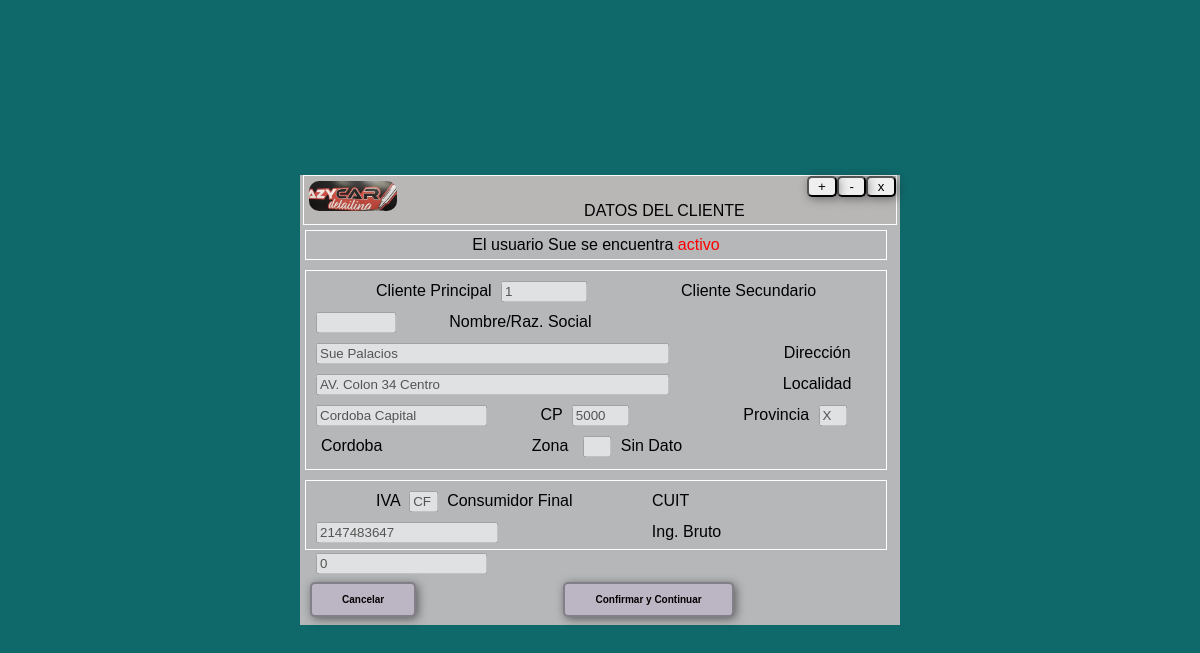
The page /datoscliente.php?ID_USER=1 (signed in) on the database its author committed.
### tables this page shows
CREATE TABLE IF NOT EXISTS `usuarios` (
  `Id` int(11) NOT NULL AUTO_INCREMENT,
  `Nombre` varchar(50) NOT NULL,
  `Apellido` varchar(50) NOT NULL,
  `Dni` int(11) NOT NULL,
  `Direccion` varchar(100) NOT NULL,
  `Cp` int(11) NOT NULL,
  `Email` varchar(50) NOT NULL,
  `Telefono` int(10) NOT NULL,
  `Cuit` int(11) DEFAULT NULL,
  `IngresoBruto` int(100) NOT NULL,
  `Clave` varchar(50) NOT NULL,
  `IdNivel` int(11) NOT NULL,
  `IdProvincia` int(11) NOT NULL,
  `IdLocalidad` int(11) NOT NULL,
  `IdIva` int(11) NOT NULL,
  `FechaCarga` date NOT NULL,
  `Sexo` varchar(1) NOT NULL,
  `Imagen` varchar(100) DEFAULT NULL,
  `Activo` tinyint(1) DEFAULT NULL,
  PRIMARY KEY (`Id`)
);

CREATE TABLE IF NOT EXISTS `localidades` (
  `Id` int(11) NOT NULL AUTO_INCREMENT,
  `Descripcion` varchar(50) NOT NULL,
  PRIMARY KEY (`Id`)
);

CREATE TABLE IF NOT EXISTS `provincia` (
  `Id` int(11) NOT NULL AUTO_INCREMENT,
  `Denominacion` varchar(200) NOT NULL,
  `Codigo` varchar(11) NOT NULL,
  PRIMARY KEY (`Id`)
);

CREATE TABLE IF NOT EXISTS `iva` (
  `Id` int(11) NOT NULL AUTO_INCREMENT,
  `Denominacion` varchar(50) NOT NULL,
  `CodigoIva` varchar(11) NOT NULL,
  PRIMARY KEY (`Id`)
);

### funciones/selectusuario.php (called while the page is built, shortened)
<?php
function EncontrarUsuario($vIDUsuario, $vConexion){
    $Usuario=array();
    $SQL="SELECT U.*, N.Id as Id_Nivel, N.Denominacion as Nivel, L.Id as Id_Localidad, L.Descripcion as Localidad,
     P.Id as Id_Provincia, P.Codigo as CodigoProvincia, P.Denominacion as Provincia,
     I.CodigoIva as CodigoIva, I.Denominacion as Iva, I.Id as Id_Iva
     FROM usuarios U, niveles N, localidades L, provincia P, iva I
     WHERE U.Id = $vIDUsuario
     AND U.IdNivel=N.Id
     AND U.IdIva=I.Id
     AND U.IdProvincia=P.Id
     AND U.IdLocalidad=L.Id";
    $rs = mysqli_query($vConexion, $SQL);
    $data = mysqli_fetch_array($rs) ;
    if (!empty($data)) {
        $Usuario['NOMBRE']             = $data['Nombre'];
        $Usuario['APELLIDO']           = $data['Apellido'];
        $Usuario['DOMICILIO']          = $data['Direccion'];
        $Usuario['NIVEL']              = $data['Nivel'];
        $Usuario['LOCALIDAD']          = $data['Localidad'];
        $Usuario['CODIGO_PROVINCIA']   = $data['CodigoProvincia'];
        $Usuario['NOMBRE_PROVINCIA']   = $data['Provincia'];
        $Usuario['CP']                 = $data['Cp'];
        $Usuario['ID_LOCALIDAD']       = $data['Id_Localidad'];
        $Usuario['IVA']                = $data['Iva'];
        $Usuario['CODIGO_IVA']         = $data['CodigoIva'];
        $Usuario['CUIT']               = $data['Cuit'];
        $Usuario['INGBRUTO']           = $data['IngresoBruto'];
        $Usuario['ID']                 = $data['Id'];
        $Usuario['ID_NIVEL']           = $data['Id_Nivel'];
        $Usuario['DNI']                = $data['Dni'];
        $Usuario['IMG']        = $data['Imagen'];
        $Usuario['ACTIVO']     = $data['Activo'];
    }
    return $Usuario;
}
?>

### datoscliente.php (the view, shortened to what this page needs)
<?php
    $MiConexion = ConexionBD();
    require_once 'funciones/selectusuario.php';
    if (!empty($_GET['ID_USER']))
	    $DatosUsuario = EncontrarUsuario($_GET['ID_USER'], $MiConexion);
    else {
        $_SESSION['Mensaje']='Sin datos para mostrar...';
    }
?>
<!DOCTYPE html>
<html lang="es">
<head>
<link rel="stylesheet" href="css/estilodato.css">
</head>
<body>
    <div id="container">
            <header id="header">
                <div id="ventana" class="ventana">
                    <img src="images\logo.jpg" id="logo" alt = "logo">
                    <label>DATOS DEL CLIENTE</label>
                    <button type="button" id="close-button" value="Cerrar" name="cerrar" onClick="cerrar();">x</button>
                    <button type="button" id="minimize-button" value="Minimizar" name="minimizar" onClick="minimiza();">-</button>
                    <button type="button" id="maximize-button" value="Maximizar" name="maximizar" onClick="maximiza();">+</button>
                </div>
            </header>
            <div class="panel panel-<?php
						if (empty($DatosUsuario))
							echo 'default';
						else {
                        echo $DatosUsuario['ACTIVO']==1 ? 'success' : 'warning';
						}?>  ">
						<?php if (!empty($_SESSION['Mensaje'])) { ?>
                        <div class="panel-heading">
                            No se encuentran datos
                        </div>
                        <form class="form">
                <div class="elem-group-dato1">
                    <label class="label1">Cliente Principal</label>
                    <input class="form-control1" type="numero" name="NumeroCliente" id="numerocliente" value="1">
                    <label class="label2">Cliente Secundario</label>
                    <input class="form-control2" type="numero" name="NumeroCliSec" id="numeroclisec" value="">
                    <label class="label3">Nombre/Raz. Social</label>
                    <input class="form-control3" type="text" name="Nombre" id="nombre" value="CONSUMIDOR FINAL">
                    <label class="label4">Direcci&oacute;n</label>
                    <input class="form-control4" type="text" name="Direccion" id="direccion" value="">
                    <label class="label5">Localidad</label>
                    <input class="form-control5" type="text" name="Localidad" id="localidad" value="CORDOBA">
                    <label class="label6">CP</label>
                    <input class="form-control6" type="codigopostal" name="CodigoPostal" id="codigopostal" value="">
                    <label class="label7">Provincia</label>
                    <input class="form-control7" type="provincia" name="Provincia" id="provincia" value="X">
                    <label class="label8">PROVINCIA</label>
                    <label class="label9">Zona</label>
                    <input class="form-control9" type="text" name="Zona" id="zona" value="999">
                    <label class="label0">Sin Dato</label>
                </div>
                <div class="elem-group-dato2">
                    <label class="label11">IVA</label>
                    <input class="form-control11" type="text" name="IVA" id="iva" value="CF">
                    <label class="label12">Consumidor Final</label>
                    <label class="label13">CUIT</label>
                    <input class="form-control13" type="text" name="Cuit" id="cuit" value="">
                    <label class="label14">Ing. Bruto</label>
                    <input class="form-control14" type="text" name="IngresoBruto" id="ingresobruto" value="">
                </div>
						<?php } else { ?>
							<div class="panel-heading">
                              El usuario <?php echo $DatosUsuario['NOMBRE']; ?> se encuentra <span style="color:red;"><?php echo $DatosUsuario['ACTIVO']==1 ? 'activo' : 'inactivo' ; ?></span>
                       		</div>
            </div>
            <form class="form">
                <div class="elem-group-dato1">
                    <label class="label1">Cliente Principal</label>
                    <input class="form-control1" type="numero" name="NumeroCliente" id="numerocliente" disabled readonly value="<?php echo $DatosUsuario['ID'];?>">
                    <label class="label2">Cliente Secundario</label>
                    <input class="form-control2" type="numero" name="NumeroCliSec" id="numeroclisec" disabled readonly value="">
                    <label class="label3">Nombre/Raz. Social</label>
                    <input class="form-control3" type="text" name="Nombre" id="nombre" disabled readonly value="<?php echo $DatosUsuario['NOMBRE'].' '.$DatosUsuario['APELLIDO'];?>">
                    <label class="label4">Direcci&oacute;n</label>
                    <input class="form-control4" type="text" name="Direccion" id="direccion" disabled readonly value="<?php echo $DatosUsuario['DOMICILIO'];?>">
                    <label class="label5">Localidad</label>
                    <input class="form-control5" type="text" name="Localidad" id="localidad" disabled readonly value="<?php echo $DatosUsuario['LOCALIDAD'];?>">
                    <label class="label6">CP</label>
                    <input class="form-control6" type="codigopostal" name="CodigoPostal" id="codigopostal" disabled readonly value="<?php echo $DatosUsuario['CP'];?>">
                    <label class="label7">Provincia</label>
                    <input class="form-control7" type="provincia" name="Provincia" id="provincia" disabled readonly value="<?php echo $DatosUsuario['CODIGO_PROVINCIA'];?>">
                    <label class="label8"><?php echo $DatosUsuario['NOMBRE_PROVINCIA'];?></label>
                    <label class="label9">Zona</label>
                    <input class="form-control9" type="text" name="Zona" id="zona" disabled>
                    <label class="label0">Sin Dato</label>
                </div>
                <div class="elem-group-dato2">
                    <label class="label11">IVA</label>
                    <input class="form-control11" type="text" name="IVA" id="iva" disabled readonly value="<?php echo $DatosUsuario['CODIGO_IVA'];?>">
                    <label class="label12"><?php echo $DatosUsuario['IVA'];?></label>
                    <label class="label13">CUIT</label>
                    <input class="form-control13" type="text" name="Cuit" id="cuit" disabled readonly value="<?php echo $DatosUsuario['CUIT'];?>">
                    <label class="label14">Ing. Bruto</label>
                    <input class="form-control14" type="text" name="IngresoBruto" id="ingresobruto" disabled readonly value="<?php echo $DatosUsuario['INGBRUTO'];?>">
                </div>
                <div class="botonera">
                    <button type="button" class="btn" value="Cancelar" name="BotonCancelar" onClick="cerrar();">Cancelar</button>
                    <button type="submit" class="btn1" value="Confirmar" name="BotonConfirmar" onClick="cerrar();">Confirmar y Continuar</button>
                </div>
            </form>
            <?php } ?>
    </div>
</body>
</html>

### css/estilodato.css (style rules this page uses)
* { margin: 0; padding: auto; box-sizing: border-box; }
html { scroll-behavior: smooth; }
body { background: #0f686a repeat center top; box-sizing: border-box; display: flex; align-items: center; justify-content: center; min-height: 100vh; font-family: Arial, Helvetica, sans-serif; }
#container { width: 50%; height: 450px; margin: auto; background: #b5b7b9; }
#header { width: 99%; margin: 0 auto; position: relative; height: 50px; border: 1px solid rgb(253, 252, 252); background: hsl(0, 2%, 72%); }
#logo, fieldset { border: 0; }
#logo { max-width: 40%; height: 40px; border-radius: 15px; position: relative; padding: 5px 5px; }
#header label { margin-left: 30%; }
#header button { width: 5%; height: 45%; display: block; justify-content: center; border-radius: 5px; box-shadow: 2px 2px 10px rgba(34, 34, 34, 0.5); float: right; }
.panel-heading { text-align: center; width: 97%; height: 5%; margin: 5px; padding: 5px; display: inline-block; border: 1px solid #fff; }
.elem-group-dato1 { width: 97%; height: 200px; margin: 5px; padding: 5px; display: inline-block; border: 1px solid #fff; }
.elem-group-dato1 input { margin: 5px; }
.label1 { margin-left: 65px; width: 50%; }
.form-control1 { width: 15%; }
.label2 { margin-left: 85px; width: 50%; }
.form-control2 { width: 14%; }
.label3 { margin-left: 44px; width: 50%; }
.form-control3 { width: 62%; }
.label4 { margin-left: 105px; width: 50%; }
.form-control4 { width: 62%; }
.label5 { margin-left: 104px; width: 30%; }
.form-control5 { width: 30%; }
.label6 { margin-left: 44px; width: 50%; }
.form-control6 { width: 10%; }
.label7 { margin-left: 105px; width: 50%; }
.form-control7 { width: 5%; }
.label8 { margin-left: 10px; width: 20%; }
.label9 { margin-left: 145px; margin-right: 5px; width: 20%; }
.form-control9 { width: 5%; }
.elem-group-dato2 { width: 97%; height: 70px; margin: 5px; padding: 5px; display: inline-block; border: 1px solid #fff; }
.label11 { margin-left: 65px; width: 50%; }
.form-control11 { width: 5%; }
.label12 { margin-left: 0px; width: 20%; }
.label13 { margin-left: 75px; width: 20%; }
.form-control13 { width: 32%; }
.label14 { margin-left: 144px; width: 30%; }
.form-control14 { width: 30%; }
.elem-group-dato2 input { margin: 5px; }
.botonera { margin: 10px; font-size: .5rem; font-weight: 20; }
.btn1 { margin-left: 25%; }
.botonera button { font-size: 1.25em; font-weight: bold; padding: 10px 30px; border-radius: 5px; border: 2px solid rgba(0,0,0,0.3); box-shadow: 2px 2px 10px rgba(0,0,0,0.5); color: rgba(0,0,0,); background-color: rgb(188, 181, 195); }

### rows shown on the page
usuarios: Nombre "Sue", NumeroCliente "1", Nombre "Sue Palacios", Direccion "AV. Colon 34 Centro", Localidad "Cordoba Capital", CodigoPostal "5000", Provincia "X", IdProvincia.Denominacion "Cordoba", IVA "CF", IdIva.Denominacion "Consumidor Final", Cuit "2147483647"
